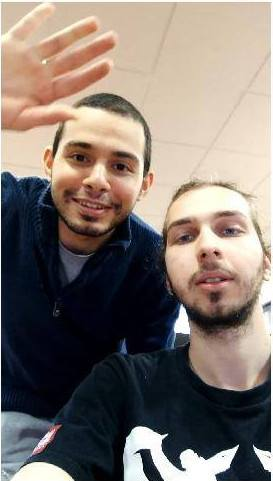
%> input picture Test.jpg, 273 x 481 px
$ octave testAccuracy.m   (GNU Octave 9; MATLAB toolbox functions it lacks are replaced by stand-ins)
%> lines starting %> are read from the running program, lines starting %| are printed output that depends on the picture; in (x1, y1, x2, y2) boxes, pixels count from 0 and x2, y2 are one past the last pixel; in counts of white or black regions, pixels touching at a corner belong together; the program's own positions count from 1
testIm = imread('test.jpg');
%> testIm is the input picture: size 481x273x3 uint8; mean R, G, B 130.5, 119.3, 112.1
testImN = imread('testN.jpg');
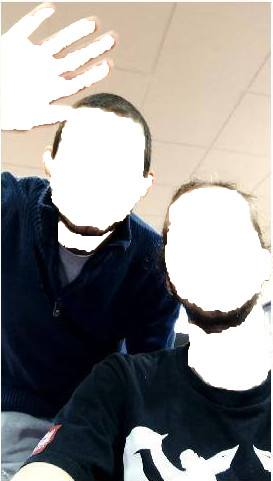
%> input picture testN.jpg, 273 x 481 px
%> testImN is the input picture: size 481x273x3 uint8; mean R, G, B 146.8, 144.6, 142.9
testImC = rgb2ycbcr(testIm);
%> testImC: size 481x273x3 uint8; mean of channels 1, 2, 3 120.6, 123.2, 133.5
testImC = testImC(:,:,2:3);
[width,height, ~] = size(testIm);
%> width = 481; height = 273
labeledImage = zeros(width,height);
for i = 1:width
    for j = 1:height
        if testImN(i,j) == 255 && testIm(i,j) ~= 255
            labeledImage(i,j) = 1;
        end
    end
end
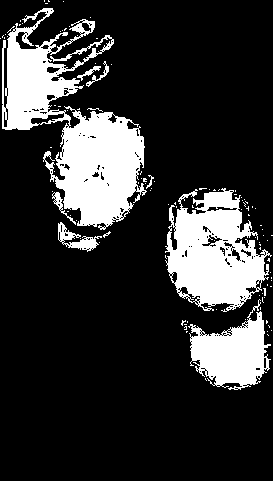
%> labeledImage: size 481x273 double; values 0 (black) and 1 (white), 20% white; 111 white regions (103 under 20 px), largest, box (x1, y1, x2, y2) and area: (2, 8, 147, 230) 13179, (165, 188, 272, 312) 7941, (188, 299, 271, 390) 3936

[width,height,channel] = size(testImC);
%> channel = 2
probImage1 = zeros(width,height, 'double');
probImage2 = zeros(width,height, 'double');
tic
evidence = zeros(width,height,'double');
%> (the run ends here)
